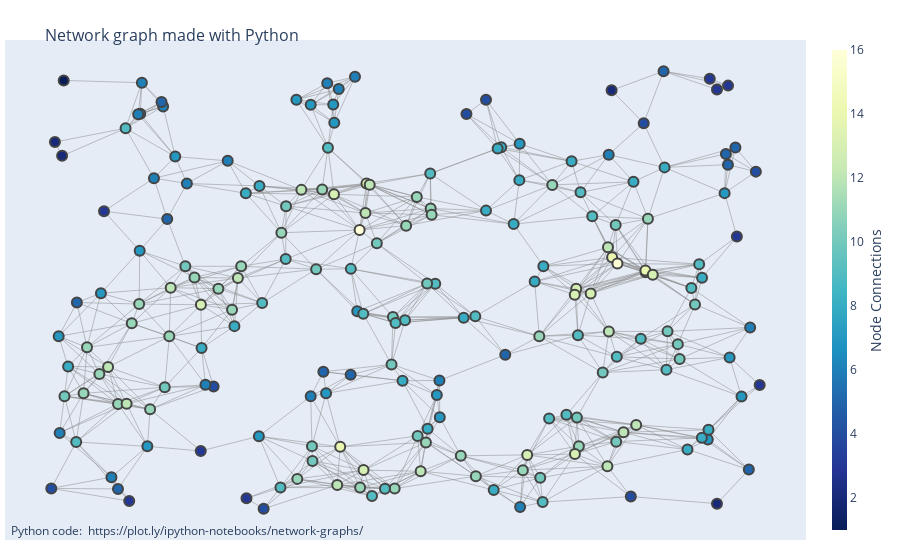

The code cell stored with this chart in its notebook:
### Code cell
fig = go.Figure(data=[edge_trace, node_trace],
             layout=go.Layout(
                title='<br>Network graph made with Python',
                titlefont_size=16,
                showlegend=False,
                hovermode='closest',
                margin=dict(b=20,l=5,r=5,t=40),
                annotations=[ dict(
                    text="Python code: <a href='https://plot.ly/ipython-notebooks/network-graphs/'> https://plot.ly/ipython-notebooks/network-graphs/</a>",
                    showarrow=False,
                    xref="paper", yref="paper",
                    x=0.005, y=-0.002 ) ],
                xaxis=dict(showgrid=False, zeroline=False, showticklabels=False),
                yaxis=dict(showgrid=False, zeroline=False, showticklabels=False))
                )
fig.show()

### Figure 1 — Plotly figure (JSON) as saved in the notebook; plotly's stock layout.template omitted (floating-point values rounded to 4 significant figures; data arrays with more than 128 entries replaced by an {"elided": "..."} marker saying what was removed)
{"data": [{"hoverinfo": "none", "line": {"color": "#888", "width": 0.5}, "mode": "lines", "type": "scatter", "x": {"elided": "2553 float values"}, "y": {"elided": "2553 float values"}}, {"hoverinfo": "text", "marker": {"color": {"elided": "200 int values"}, "colorbar": {"thickness": 15, "title": {"side": "right", "text": "Node Connections"}, "xanchor": "left"}, "colorscale": [[0, "rgb(255,255,217)"], [0.125, "rgb(237,248,177)"], [0.25, "rgb(199,233,180)"], [0.375, "rgb(127,205,187)"], [0.5, "rgb(65,182,196)"], [0.625, "rgb(29,145,192)"], [0.75, "rgb(34,94,168)"], [0.875, "rgb(37,52,148)"], [1, "rgb(8,29,88)"]], "line": {"width": 2}, "reversescale": true, "showscale": true, "size": 10}, "mode": "markers", "text": {"elided": "200 str values"}, "type": "scatter", "x": {"elided": "200 float values"}, "y": {"elided": "200 float values"}}], "layout": {"annotations": [{"showarrow": false, "text": "Python code: <a href='https://plot.ly/ipython-notebooks/network-graphs/'> https://plot.ly/ipython-notebooks/network-graphs/</a>", "x": 0.005, "xref": "paper", "y": -0.002, "yref": "paper"}], "hovermode": "closest", "margin": {"b": 20, "l": 5, "r": 5, "t": 40}, "showlegend": false, "title": {"font": {"size": 16}, "text": "<br>Network graph made with Python"}, "xaxis": {"showgrid": false, "showticklabels": false, "zeroline": false}, "yaxis": {"showgrid": false, "showticklabels": false, "zeroline": false}}}
